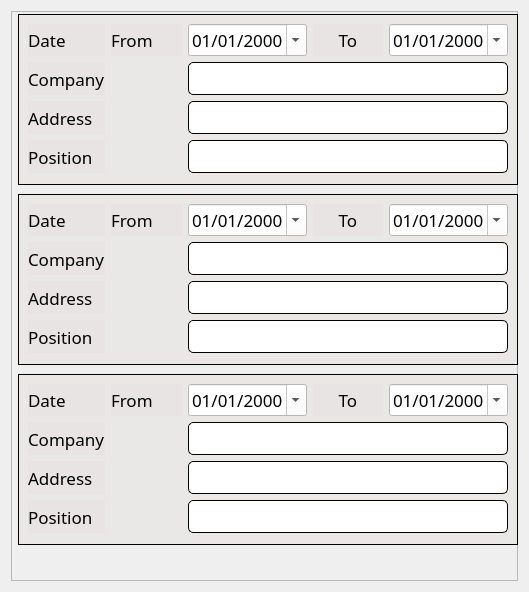
        <widget class="QWidget" name="scrollWorkContent">
         <property name="geometry">
          <rect>
           <x>0</x>
           <y>0</y>
           <width>529</width>
           <height>588</height>
          </rect>
         </property>
         <layout class="QVBoxLayout" name="verticalLayout_3">
          <item>
           <widget class="QFrame" name="workExpFrame">
            <property name="minimumSize">
             <size>
              <width>500</width>
              <height>570</height>
             </size>
            </property>
            <property name="styleSheet">
             <string notr="true">QLineEdit{
background-color: rgb(255, 255, 255);
border-radius: 5px;
border: 1px solid black;
font-family: Poppins;
}

QDateEdit{
background-color: rgb(255, 255, 255);
}</string>
            </property>
            <property name="frameShape">
             <enum>QFrame::StyledPanel</enum>
            </property>
            <property name="frameShadow">
             <enum>QFrame::Raised</enum>
            </property>
            <widget class="QFrame" name="groupExp1_3">
             <property name="geometry">
              <rect>
               <x>7</x>
               <y>363</y>
               <width>500</width>
               <height>171</height>
              </rect>
             </property>
             <property name="styleSheet">
              <string notr="true">QFrame{
background-color: rgba(231, 226, 226, 0.66);
border: 1px solid black;
}

QLabel{
border: none;
}
</string>
             </property>
             <property name="frameShape">
              <enum>QFrame::StyledPanel</enum>
             </property>
             <property name="frameShadow">
              <enum>QFrame::Raised</enum>
             </property>
             <layout class="QGridLayout" name="gridLayout_3">
              <item row="0" column="0">
               <widget class="QLabel" name="dateLabel_5">
                <property name="font">
                 <font>
                  <family>Poppins</family>
                  <pointsize>13</pointsize>
                 </font>
                </property>
                <property name="text">
                 <string>Date</string>
                </property>
               </widget>
              </item>
              <item row="0" column="1">
               <widget class="QLabel" name="fromLabel_5">
                <property name="font">
                 <font>
                  <family>Poppins</family>
                  <pointsize>13</pointsize>
                 </font>
                </property>
                <property name="text">
                 <string>From</string>
                </property>
               </widget>
              </item>
              <item row="0" column="2">
               <widget class="QDateEdit" name="dateStart_5">
                <property name="font">
                 <font>
                  <family>Poppins</family>
                  <pointsize>13</pointsize>
                 </font>
                </property>
                <property name="styleSheet">
                 <string notr="true">background-color: rgb(255, 255, 255);</string>
                </property>
                <property name="displayFormat">
                 <string>MM/dd/yyyy</string>
                </property>
                <property name="calendarPopup">
                 <bool>true</bool>
                </property>
               </widget>
              </item>
              <item row="0" column="3">
               <widget class="QLabel" name="toLabel_5">
                <property name="font">
                 <font>
                  <family>Poppins</family>
                  <pointsize>13</pointsize>
                 </font>
                </property>
                <property name="text">
                 <string>To</string>
                </property>
                <property name="alignment">
                 <set>Qt::AlignCenter</set>
                </property>
               </widget>
              </item>
              <item row="0" column="4">
               <widget class="QDateEdit" name="dateEnd_5">
                <property name="font">
                 <font>
                  <family>Poppins</family>
                  <pointsize>13</pointsize>
                 </font>
                </property>
                <property name="styleSheet">
                 <string notr="true">background-color: rgb(255, 255, 255);</string>
                </property>
                <property name="displayFormat">
                 <string>MM/dd/yyyy</string>
                </property>
                <property name="calendarPopup">
                 <bool>true</bool>
                </property>
               </widget>
              </item>
              <item row="1" column="0">
               <widget class="QLabel" name="companyLabel_5">
                <property name="font">
                 <font>
                  <family>Poppins</family>
                  <pointsize>13</pointsize>
                 </font>
                </property>
                <property name="text">
                 <string>Company</string>
                </property>
               </widget>
              </item>
              <item row="2" column="0">
               <widget class="QLabel" name="addressLabel_5">
                <property name="font">
                 <font>
                  <family>Poppins</family>
                  <pointsize>13</pointsize>
                 </font>
                </property>
                <property name="text">
                 <string>Address</string>
                </property>
               </widget>
              </item>
              <item row="3" column="0">
               <widget class="QLabel" name="positionLabel_5">
                <property name="font">
                 <font>
                  <family>Poppins</family>
                  <pointsize>13</pointsize>
                 </font>
                </property>
                <property name="text">
                 <string>Position</string>
                </property>
               </widget>
              </item>
              <item row="1" column="2" colspan="3">
               <widget class="QLineEdit" name="companyTextEdit_5">
                <property name="minimumSize">
                 <size>
                  <width>312</width>
                  <height>33</height>
                 </size>
                </property>
                <property name="text">
                 <string/>
                </property>
               </widget>
              </item>
              <item row="2" column="2" colspan="3">
               <widget class="QLineEdit" name="addressTextEdit_5">
                <property name="minimumSize">
                 <size>
                  <width>312</width>
                  <height>33</height>
                 </size>
                </property>
                <property name="text">
                 <string/>
                </property>
               </widget>
              </item>
              <item row="3" column="2" colspan="3">
               <widget class="QLineEdit" name="positionTextEdit_5">
                <property name="minimumSize">
                 <size>
                  <width>312</width>
                  <height>33</height>
                 </size>
                </property>
                <property name="text">
                 <string/>
                </property>
               </widget>
              </item>
             </layout>
            </widget>
            <widget class="QFrame" name="groupExp1_2">
             <property name="geometry">
              <rect>
               <x>7</x>
               <y>183</y>
               <width>500</width>
               <height>171</height>
              </rect>
             </property>
             <property name="styleSheet">
              <string notr="true">QFrame{
background-color: rgba(231, 226, 226, 0.66);
border: 1px solid black;
}

QLabel{
border: none;
}
</string>
             </property>
             <property name="frameShape">
              <enum>QFrame::StyledPanel</enum>
             </property>
             <property name="frameShadow">
              <enum>QFrame::Raised</enum>
             </property>
             <layout class="QGridLayout" name="gridLayout_2">
              <item row="0" column="1">
               <widget class="QLabel" name="fromLabel_6">
                <property name="font">
                 <font>
                  <family>Poppins</family>
                  <pointsize>13</pointsize>
                 </font>
                </property>
                <property name="text">
                 <string>From</string>
                </property>
               </widget>
              </item>
              <item row="1" column="2" colspan="3">
               <widget class="QLineEdit" name="companyTextEdit_6">
                <property name="minimumSize">
                 <size>
                  <width>312</width>
                  <height>33</height>
                 </size>
                </property>
                <property name="text">
                 <string/>
                </property>
               </widget>
              </item>
              <item row="0" column="0">
               <widget class="QLabel" name="dateLabel_6">
                <property name="font">
                 <font>
                  <family>Poppins</family>
                  <pointsize>13</pointsize>
                 </font>
                </property>
                <property name="text">
                 <string>Date</string>
                </property>
               </widget>
              </item>
              <item row="3" column="0">
               <widget class="QLabel" name="positionLabel_6">
                <property name="font">
                 <font>
                  <family>Poppins</family>
                  <pointsize>13</pointsize>
                 </font>
                </property>
                <property name="text">
                 <string>Position</string>
                </property>
               </widget>
              </item>
              <item row="2" column="0">
               <widget class="QLabel" name="addressLabel_6">
                <property name="font">
                 <font>
                  <family>Poppins</family>
                  <pointsize>13</pointsize>
                 </font>
                </property>
                <property name="text">
                 <string>Address</string>
                </property>
               </widget>
              </item>
              <item row="2" column="2" colspan="3">
               <widget class="QLineEdit" name="addressTextEdit_6">
                <property name="minimumSize">
                 <size>
                  <width>312</width>
                  <height>33</height>
                 </size>
                </property>
                <property name="text">
                 <string/>
                </property>
               </widget>
              </item>
              <item row="0" column="2">
               <widget class="QDateEdit" name="dateStart_6">
                <property name="font">
                 <font>
                  <family>Poppins</family>
                  <pointsize>13</pointsize>
                 </font>
                </property>
                <property name="styleSheet">
                 <string notr="true">background-color: rgb(255, 255, 255);</string>
                </property>
                <property name="displayFormat">
                 <string>MM/dd/yyyy</string>
                </property>
                <property name="calendarPopup">
                 <bool>true</bool>
                </property>
               </widget>
              </item>
              <item row="0" column="3">
               <widget class="QLabel" name="toLabel_6">
                <property name="font">
                 <font>
                  <family>Poppins</family>
                  <pointsize>13</pointsize>
                 </font>
                </property>
                <property name="text">
                 <string>To</string>
                </property>
                <property name="alignment">
                 <set>Qt::AlignCenter</set>
                </property>
               </widget>
              </item>
              <item row="1" column="0">
               <widget class="QLabel" name="companyLabel_6">
                <property name="font">
                 <font>
                  <family>Poppins</family>
                  <pointsize>13</pointsize>
                 </font>
                </property>
                <property name="text">
                 <string>Company</string>
                </property>
               </widget>
              </item>
              <item row="0" column="4">
               <widget class="QDateEdit" name="dateEnd_6">
                <property name="font">
                 <font>
                  <family>Poppins</family>
                  <pointsize>13</pointsize>
                 </font>
                </property>
                <property name="styleSheet">
                 <string notr="true">background-color: rgb(255, 255, 255);</string>
                </property>
                <property name="displayFormat">
                 <string>MM/dd/yyyy</string>
                </property>
                <property name="calendarPopup">
                 <bool>true</bool>
                </property>
               </widget>
              </item>
              <item row="3" column="2" colspan="3">
               <widget class="QLineEdit" name="positionTextEdit_6">
                <property name="minimumSize">
                 <size>
                  <width>312</width>
                  <height>33</height>
                 </size>
                </property>
                <property name="text">
                 <string/>
                </property>
               </widget>
              </item>
             </layout>
            </widget>
            <widget class="QFrame" name="groupExp1">
             <property name="geometry">
              <rect>
               <x>7</x>
               <y>3</y>
               <width>500</width>
               <height>171</height>
              </rect>
             </property>
             <property name="styleSheet">
              <string notr="true">QFrame{
background-color: rgba(231, 226, 226, 0.66);
border: 1px solid black;
}

QLabel{
border: none;
}
</string>
             </property>
             <property name="frameShape">
              <enum>QFrame::StyledPanel</enum>
             </property>
             <property name="frameShadow">
              <enum>QFrame::Raised</enum>
             </property>
             <layout class="QGridLayout" name="gridLayout">
              <item row="0" column="2">
               <widget class="QDateEdit" name="dateStart_4">
                <property name="font">
                 <font>
                  <family>Poppins</family>
                  <pointsize>13</pointsize>
                 </font>
                </property>
                <property name="styleSheet">
                 <string notr="true">background-color: rgb(255, 255, 255);
color: black;</string>
                </property>
                <property name="displayFormat">
                 <string>MM/dd/yyyy</string>
                </property>
                <property name="calendarPopup">
                 <bool>true</bool>
                </property>
               </widget>
              </item>
              <item row="4" column="0">
               <widget class="QLabel" name="positionLabel_4">
                <property name="font">
                 <font>
                  <family>Poppins</family>
                  <pointsize>13</pointsize>
                 </font>
                </property>
                <property name="text">
                 <string>Position</string>
                </property>
               </widget>
              </item>
              <item row="3" column="0">
               <widget class="QLabel" name="addressLabel_4">
                <property name="font">
                 <font>
                  <family>Poppins</family>
                  <pointsize>13</pointsize>
                 </font>
                </property>
                <property name="text">
                 <string>Address</string>
                </property>
               </widget>
              </item>
              <item row="0" column="1">
               <widget class="QLabel" name="fromLabel_4">
                <property name="font">
                 <font>
                  <family>Poppins</family>
                  <pointsize>13</pointsize>
                 </font>
                </property>
                <property name="text">
                 <string>From</string>
                </property>
               </widget>
              </item>
              <item row="0" column="4">
               <widget class="QDateEdit" name="dateEnd_4">
                <property name="font">
                 <font>
                  <family>Poppins</family>
                  <pointsize>13</pointsize>
                 </font>
                </property>
                <property name="styleSheet">
                 <string notr="true">background-color: rgb(255, 255, 255);</string>
                </property>
                <property name="displayFormat">
                 <string>MM/dd/yyyy</string>
                </property>
                <property name="calendarPopup">
                 <bool>true</bool>
                </property>
               </widget>
              </item>
              <item row="1" column="2" colspan="3">
               <widget class="QLineEdit" name="companyTextEdit_4">
                <property name="minimumSize">
                 <size>
                  <width>312</width>
                  <height>33</height>
                 </size>
                </property>
                <property name="text">
                 <string/>
                </property>
               </widget>
              </item>
              <item row="0" column="3">
               <widget class="QLabel" name="toLabel_4">
                <property name="font">
                 <font>
                  <family>Poppins</family>
                  <pointsize>13</pointsize>
                 </font>
                </property>
                <property name="text">
                 <string>To</string>
                </property>
                <property name="alignment">
                 <set>Qt::AlignCenter</set>
                </property>
               </widget>
              </item>
              <item row="1" column="0">
               <widget class="QLabel" name="companyLabel_4">
                <property name="font">
                 <font>
                  <family>Poppins</family>
                  <pointsize>13</pointsize>
                 </font>
                </property>
                <property name="text">
                 <string>Company</string>
                </property>
               </widget>
              </item>
              <item row="0" column="0">
               <widget class="QLabel" name="dateLabel_4">
                <property name="font">
                 <font>
                  <family>Poppins</family>
                  <pointsize>13</pointsize>
                 </font>
                </property>
                <property name="text">
                 <string>Date</string>
                </property>
               </widget>
              </item>
              <item row="3" column="2" colspan="3">
               <widget class="QLineEdit" name="addressTextEdit_4">
                <property name="minimumSize">
                 <size>
                  <width>312</width>
                  <height>33</height>
                 </size>
                </property>
                <property name="text">
                 <string/>
                </property>
               </widget>
              </item>
              <item row="4" column="2" colspan="3">
               <widget class="QLineEdit" name="positionTextEdit_4">
                <property name="minimumSize">
                 <size>
                  <width>312</width>
                  <height>33</height>
                 </size>
                </property>
                <property name="text">
                 <string/>
                </property>
               </widget>
              </item>
             </layout>
            </widget>
           </widget>
          </item>
         </layout>
        </widget>
